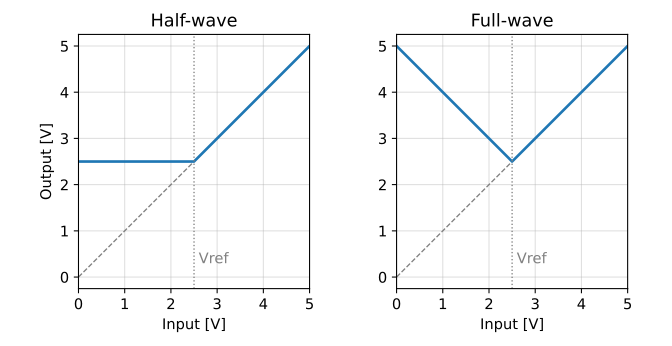

Write the Python code that produced this figure.
# SPDX-License-Identifier: MIT
"""Input-output characteristics of the rectifiers folding at Vref = 2.5 V: half-wave
max(x, Vref) and full-wave Vref + |x - Vref|, with output = input dashed."""
import sys
import pathlib

import numpy as np

sys.path.insert(0, str(pathlib.Path(__file__).resolve().parents[2] / "tools"))
from figures import arrow, save, transfer_axes  # noqa: E402,F401

x = np.linspace(0, 5, 501)
fig, (a, b) = transfer_axes(["Half-wave", "Full-wave"])
for ax, y in ((a, np.maximum(x, 2.5)), (b, 2.5 + np.abs(x - 2.5))):
    ax.plot(x, x, "--", color="gray", lw=1)
    ax.plot(x, y, lw=2)
    ax.axvline(2.5, color="gray", ls=":", lw=1)
    ax.text(2.6, 0.3, "Vref", color="gray")
fig.tight_layout()
save(fig, pathlib.Path(__file__).with_name("response.svg"))
